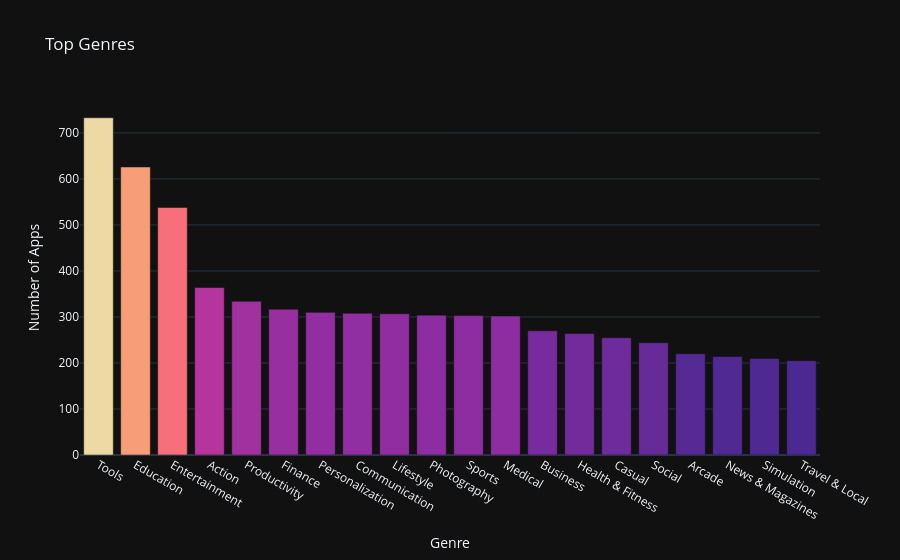

Notebook code cell kept with this figure:
### Markdown cell above
**Challenge**: Can you create this chart with the Series containing the genre data? 

<img src=https://imgur.com/DbcoQli.png width=400>

Try experimenting with the built in colour scales in Plotly. You can find a full list [here](https://plotly.com/python/builtin-colorscales/). 

* Find a way to set the colour scale using the color_continuous_scale parameter. 
* Find a way to make the color axis disappear by using coloraxis_showscale.

### Code cell
bar = px.bar(x = num_genres[:20].index, # index = category name
             y = num_genres[:20].values, #count
             title='Top Genres',
             hover_name= num_genres[:20].index,
             color= num_genres[:20].values,
             color_continuous_scale='Agsunset')

bar.update_layout(xaxis_title='Genre',
yaxis_title='Number of Apps',
coloraxis_showscale=False)

bar.show()

### Figure 1 — Plotly figure (JSON) as saved in the notebook; plotly's stock layout.template omitted (floating-point values rounded to 4 significant figures)
{"data": [{"hovertemplate": "<b>%{hovertext}</b><br><br>x=%{x}<br>y=%{y}<br>color=%{marker.color}<extra></extra>", "hovertext": ["Tools", "Education", "Entertainment", "Action", "Productivity", "Finance", "Personalization", "Communication", "Lifestyle", "Photography", "Sports", "Medical", "Business", "Health & Fitness", "Casual", "Social", "Arcade", "News & Magazines", "Simulation", "Travel & Local"], "legendgroup": "", "marker": {"color": [733, 626, 538, 364, 334, 317, 310, 308, 307, 304, 303, 302, 270, 264, 255, 244, 220, 214, 210, 205], "coloraxis": "coloraxis", "pattern": {"shape": ""}}, "name": "", "orientation": "v", "showlegend": false, "textposition": "auto", "x": ["Tools", "Education", "Entertainment", "Action", "Productivity", "Finance", "Personalization", "Communication", "Lifestyle", "Photography", "Sports", "Medical", "Business", "Health & Fitness", "Casual", "Social", "Arcade", "News & Magazines", "Simulation", "Travel & Local"], "xaxis": "x", "y": [733, 626, 538, 364, 334, 317, 310, 308, 307, 304, 303, 302, 270, 264, 255, 244, 220, 214, 210, 205], "yaxis": "y", "type": "bar"}], "layout": {"xaxis": {"anchor": "y", "domain": [0.0, 1.0], "title": {"text": "Genre"}}, "yaxis": {"anchor": "x", "domain": [0.0, 1.0], "title": {"text": "Number of Apps"}}, "coloraxis": {"colorbar": {"title": {"text": "color"}}, "colorscale": [[0.0, "rgb(75, 41, 145)"], [0.1667, "rgb(135, 44, 162)"], [0.3333, "rgb(192, 54, 157)"], [0.5, "rgb(234, 79, 136)"], [0.6667, "rgb(250, 120, 118)"], [0.8333, "rgb(246, 169, 122)"], [1.0, "rgb(237, 217, 163)"]], "showscale": false}, "legend": {"tracegroupgap": 0}, "title": {"text": "Top Genres"}, "barmode": "relative"}}
